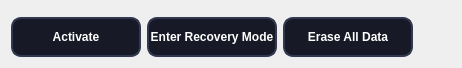
                 <widget class="QWidget" name="widget_3" native="true">
                  <property name="maximumSize">
                   <size>
                    <width>16777215</width>
                    <height>60</height>
                   </size>
                  </property>
                  <layout class="QGridLayout" name="gridLayout_13">
                   <item row="1" column="5">
                    <widget class="QPushButton" name="erase_btn">
                     <property name="minimumSize">
                      <size>
                       <width>130</width>
                       <height>40</height>
                      </size>
                     </property>
                     <property name="font">
                      <font>
                       <pointsize>9</pointsize>
                       <weight>75</weight>
                       <bold>true</bold>
                      </font>
                     </property>
                     <property name="cursor">
                      <cursorShape>PointingHandCursor</cursorShape>
                     </property>
                     <property name="toolTip">
                      <string>Erase all data on idevice.</string>
                     </property>
                     <property name="styleSheet">
                      <string notr="true">QPushButton {
        background-color: #171A26;
        border: none;
        color: #fff;
 		border: 2px solid #313850;
    	border-radius: 10px;
    }

 QPushButton:hover {
	background-color: #1E2230;
}

QToolTip { 
	color: #fff; background-color: #000; border: none; 

}</string>
                     </property>
                     <property name="text">
                      <string>Erase All Data</string>
                     </property>
                     <property name="icon">
                      <iconset>
                       <normaloff>icons/clean-code.png</normaloff>icons/clean-code.png</iconset>
                     </property>
                    </widget>
                   </item>
                   <item row="1" column="1">
                    <widget class="QPushButton" name="enter_recovery">
                     <property name="minimumSize">
                      <size>
                       <width>130</width>
                       <height>40</height>
                      </size>
                     </property>
                     <property name="font">
                      <font>
                       <pointsize>9</pointsize>
                       <weight>75</weight>
                       <bold>true</bold>
                      </font>
                     </property>
                     <property name="cursor">
                      <cursorShape>PointingHandCursor</cursorShape>
                     </property>
                     <property name="toolTip">
                      <string>Enter recovery mode on any Apple device.</string>
                     </property>
                     <property name="styleSheet">
                      <string notr="true">QPushButton {
        background-color: #171A26;
        border: none;
        color: #fff;
 		border: 2px solid #313850;
    	border-radius: 10px;
    }

 QPushButton:hover {
	background-color: #1E2230;
}

QToolTip { 
	color: #fff; background-color: #000; border: none; 

}</string>
                     </property>
                     <property name="text">
                      <string>Enter Recovery Mode</string>
                     </property>
                     <property name="icon">
                      <iconset>
                       <normaloff>icons/enter.png</normaloff>icons/enter.png</iconset>
                     </property>
                    </widget>
                   </item>
                   <item row="1" column="0">
                    <widget class="QPushButton" name="activate_device">
                     <property name="minimumSize">
                      <size>
                       <width>130</width>
                       <height>40</height>
                      </size>
                     </property>
                     <property name="font">
                      <font>
                       <pointsize>9</pointsize>
                       <weight>75</weight>
                       <bold>true</bold>
                      </font>
                     </property>
                     <property name="cursor">
                      <cursorShape>PointingHandCursor</cursorShape>
                     </property>
                     <property name="toolTip">
                      <string>Activate idevice.</string>
                     </property>
                     <property name="styleSheet">
                      <string notr="true">QPushButton {
        background-color: #171A26;
        border: none;
        color: #fff;
 		border: 2px solid #313850;
    	border-radius: 10px;
    }

 QPushButton:hover {
	background-color: #1E2230;
}

QToolTip { 
	color: #fff; background-color: #000; border: none; 

}</string>
                     </property>
                     <property name="text">
                      <string>Activate</string>
                     </property>
                     <property name="icon">
                      <iconset>
                       <normaloff>icons/start-up.png</normaloff>icons/start-up.png</iconset>
                     </property>
                    </widget>
                   </item>
                   <item row="0" column="6" rowspan="2">
                    <widget class="QPushButton" name="export_device">
                     <property name="minimumSize">
                      <size>
                       <width>0</width>
                       <height>45</height>
                      </size>
                     </property>
                     <property name="maximumSize">
                      <size>
                       <width>50</width>
                       <height>16777215</height>
                      </size>
                     </property>
                     <property name="cursor">
                      <cursorShape>PointingHandCursor</cursorShape>
                     </property>
                     <property name="toolTip">
                      <string>Export device info.</string>
                     </property>
                     <property name="styleSheet">
                      <string notr="true">background-color: transparent;
color:#fff;
border-radius: 10px;
</string>
                     </property>
                     <property name="text">
                      <string/>
                     </property>
                     <property name="icon">
                      <iconset>
                       <normaloff>icons/export.png</normaloff>icons/export.png</iconset>
                     </property>
                     <property name="iconSize">
                      <size>
                       <width>20</width>
                       <height>20</height>
                      </size>
                     </property>
                    </widget>
                   </item>
                  </layout>
                 </widget>
